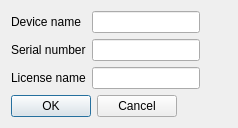
<?xml version="1.0" encoding="UTF-8"?>
<ui version="4.0">
 <class>InfoRequestDialog</class>
 <widget class="QDialog" name="InfoRequestDialog">
  <property name="geometry">
   <rect>
    <x>0</x>
    <y>0</y>
    <width>238</width>
    <height>128</height>
   </rect>
  </property>
  <property name="windowTitle">
   <string>Dialog</string>
  </property>
  <layout class="QFormLayout" name="formLayout">
   <item row="0" column="0">
    <layout class="QGridLayout" name="gridLayout">
     <item row="0" column="0">
      <widget class="QLabel" name="labelDEviceName">
       <property name="text">
        <string>Device name</string>
       </property>
      </widget>
     </item>
     <item row="0" column="1">
      <widget class="QLineEdit" name="lineEditName">
       <property name="readOnly">
        <bool>true</bool>
       </property>
      </widget>
     </item>
     <item row="1" column="0">
      <widget class="QLabel" name="labelSerial">
       <property name="text">
        <string>Serial number</string>
       </property>
      </widget>
     </item>
     <item row="1" column="1">
      <widget class="QLineEdit" name="lineEditSerial">
       <property name="readOnly">
        <bool>true</bool>
       </property>
      </widget>
     </item>
     <item row="2" column="0">
      <widget class="QLabel" name="labelLicense">
       <property name="text">
        <string>License name</string>
       </property>
      </widget>
     </item>
     <item row="2" column="1">
      <widget class="QLineEdit" name="lineEditLicense"/>
     </item>
    </layout>
   </item>
   <item row="1" column="0">
    <widget class="QDialogButtonBox" name="buttonBox">
     <property name="orientation">
      <enum>Qt::Horizontal</enum>
     </property>
     <property name="standardButtons">
      <set>QDialogButtonBox::Cancel|QDialogButtonBox::Ok</set>
     </property>
    </widget>
   </item>
  </layout>
 </widget>
 <resources/>
 <connections>
  <connection>
   <sender>buttonBox</sender>
   <signal>accepted()</signal>
   <receiver>InfoRequestDialog</receiver>
   <slot>accept()</slot>
   <hints>
    <hint type="sourcelabel">
     <x>248</x>
     <y>254</y>
    </hint>
    <hint type="destinationlabel">
     <x>157</x>
     <y>274</y>
    </hint>
   </hints>
  </connection>
  <connection>
   <sender>buttonBox</sender>
   <signal>rejected()</signal>
   <receiver>InfoRequestDialog</receiver>
   <slot>reject()</slot>
   <hints>
    <hint type="sourcelabel">
     <x>316</x>
     <y>260</y>
    </hint>
    <hint type="destinationlabel">
     <x>286</x>
     <y>274</y>
    </hint>
   </hints>
  </connection>
 </connections>
</ui>
